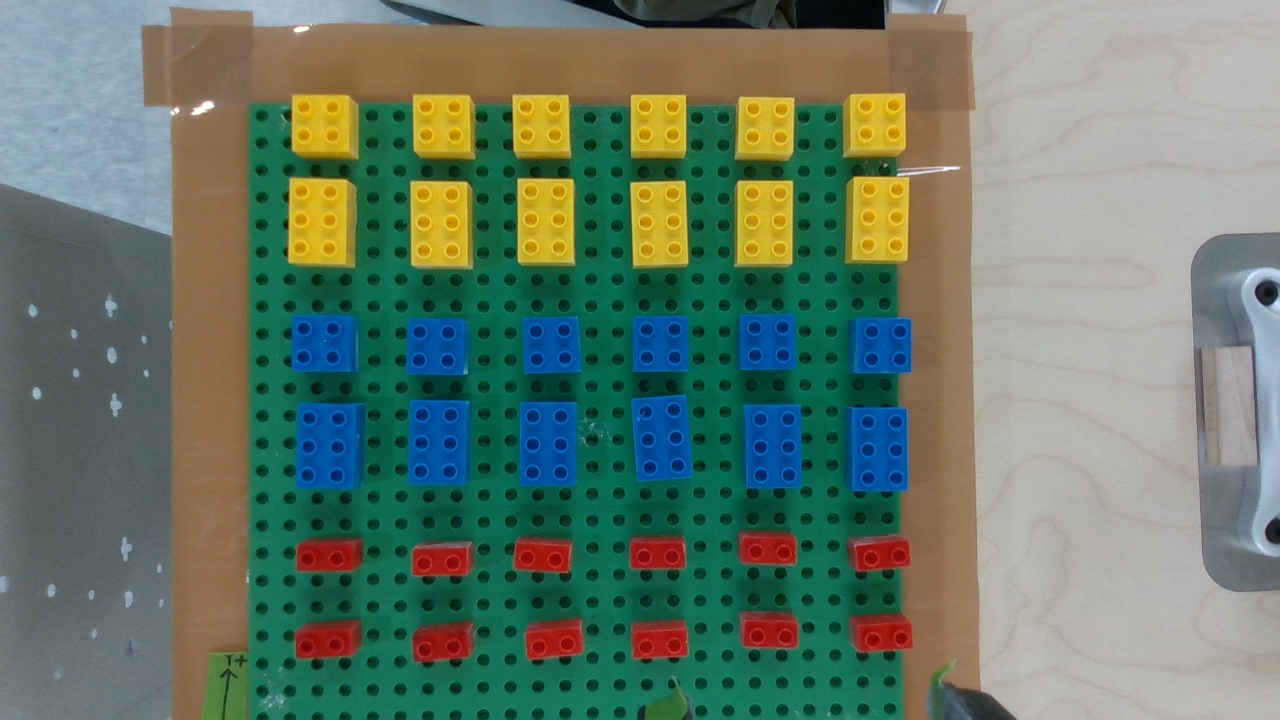
#> input picture perception/recordings/supply_board_roi/20261012T002844481743Z/rgb.png, 1280 x 720 px, found by its file name
$ python draw_draft.py
#> lines starting #> are read from the running program, lines starting #| are printed output that depends on the picture; after the words box and inside, x2 and y2 are one past the last pixel; in counts of white or black regions, pixels touching at a corner belong together
import json
from pathlib import Path
import cv2
import numpy as np
source=Path('/home/roh/C-2/perception/recordings/supply_board_roi/20261012T002844481743Z/rgb.png')
out=Path('/home/roh/C-2/perception/labeling/supply_top_review_20261012')
im=cv2.imread(str(source)); canvas=im.copy()
#> further down, im is the input picture: shape (720, 1280, 3); mean B, G, R 105.2, 121.1, 100.6
# Visually placed top-face corner drafts, not detector output or verified ground truth.
rows=[
('yellow_2x2',[[[293,95],[347,95],[348,150],[293,150]],[[413,95],[466,95],[468,151],[414,151]],[[513,96],[567,95],[567,151],[514,151]],[[631,95],[685,95],[685,150],[631,150]],[[739,99],[793,99],[792,151],[738,151]],[[850,95],[904,94],[902,148],[849,149]]]),
('yellow_2x3',[[[291,180],[345,181],[342,263],[289,261]],[[413,182],[464,183],[466,263],[412,263]],[[518,180],[572,180],[572,260],[518,260]],[[632,180],[685,179],[685,261],[632,262]],[[739,180],[790,180],[790,261],[738,261]],[[852,179],[905,178],[904,257],[851,258]]]),
('blue_2x2',[[[294,317],[348,316],[348,368],[294,368]],[[408,321],[462,319],[462,371],[408,372]],[[525,318],[578,318],[578,370],[525,370]],[[634,317],[687,317],[687,368],[634,369]],[[742,317],[795,318],[794,368],[741,368]],[[854,320],[906,320],[906,370],[854,370]]]),
('blue_2x3',[[[299,405],[353,405],[353,483],[299,483]],[[411,404],[464,405],[463,483],[410,482]],[[522,402],[572,402],[573,481],[521,481]],[[635,401],[682,397],[689,475],[642,480]],[[746,408],[796,409],[795,486],[745,486]],[[853,408],[904,409],[904,488],[853,487]]]),
('red_2x1',[[[299,545],[351,543],[352,569],[300,570]],[[415,549],[468,548],[467,573],[415,573]],[[519,544],[569,545],[568,569],[518,568]],[[634,541],[683,541],[683,566],[634,566]],[[743,537],[794,538],[794,562],[743,562]],[[856,545],[907,540],[909,565],[859,571]]]),
('red_2x1',[[[299,631],[350,628],[352,652],[299,658]],[[416,633],[467,632],[469,655],[416,660]],[[529,631],[580,628],[581,652],[530,658]],[[636,632],[683,632],[684,656],[636,657]],[[745,623],[791,626],[791,649],[745,646]],[[856,625],[903,625],[906,649],[859,652]]])]
records=[]
colors={'yellow':(255,80,255),'blue':(0,255,255),'red':(255,255,0)}
for name,polygons in rows:
 for p in polygons:
  n=len(records)+1
  records.append({'id':n,'class_name':name,'top_polygon_uv':p,'reviewed':False})
  cv2.polylines(canvas,[np.int32(p)],True,colors[name.split('_')[0]],2)
  cv2.putText(canvas,str(n),tuple(p[0]),0,.4,(255,255,255),1)
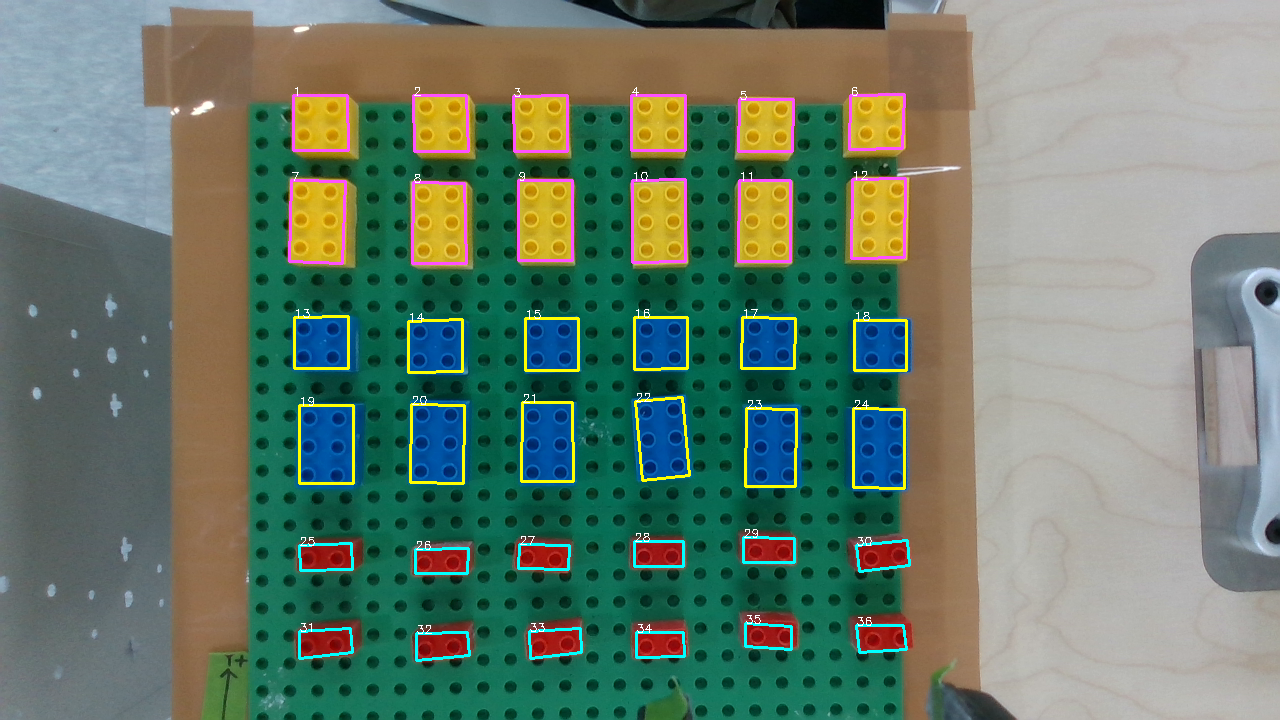
#> canvas: shape (720, 1280, 3); 2.52% of pixels changed, all inside (x1, y1, x2, y2) = (288, 87, 911, 662)
#> after the loop, records = 36 items
footer=np.zeros((48,1280,3),np.uint8)
#> footer: shape (48, 1280, 3); every value is 0
cv2.putText(footer,'TOP-FACE LABEL DRAFT | 36 polygons | visually placed corners, NOT automatic extraction | REVIEW REQUIRED',(15,30),0,.65,(255,255,255),1)
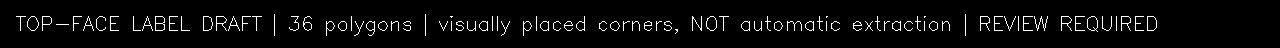
#> footer: shape (48, 1280, 3); 4% white in thin lines or dots, all inside (x1, y1, x2, y2) = (16, 14, 1157, 36)
assert cv2.imwrite(str(out/'top_faces_draft.png'),np.vstack([canvas,footer]))
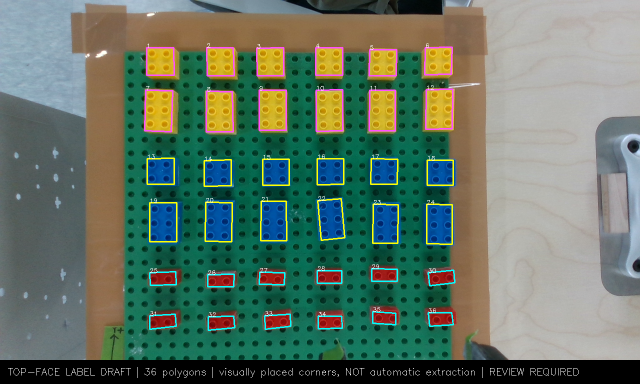
#> saved as top_faces_draft.png: shape (768, 1280, 3) (shown at 1/2 size); mean B, G, R 101, 116.1, 97.1
assert cv2.imwrite(str(out/'top_faces_closeup.png'),canvas[80:675,240:925])
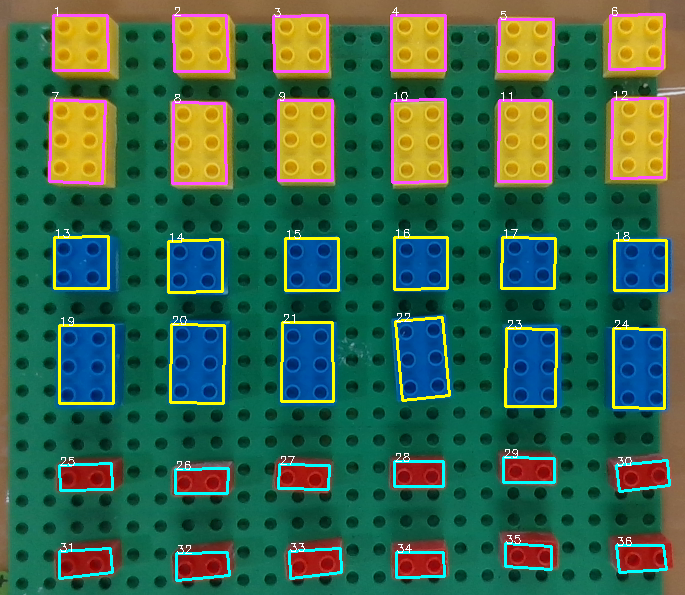
#> saved as top_faces_closeup.png: shape (595, 685, 3); mean B, G, R 76.9, 102.7, 59.5
report={'source':str(source),'image_size':[1280,720],'purpose':'TOP_FACE_LABEL_REVIEW',
 'method':'visually_placed_polygon_draft_drawn_with_opencv','status':'UNREVIEWED_NOT_TRAINING_GT','annotations':records}
(out/'top_faces_draft.json').write_text(json.dumps(report,indent=2))
print('Saved 36 draft top polygons; original unchanged:',out)
